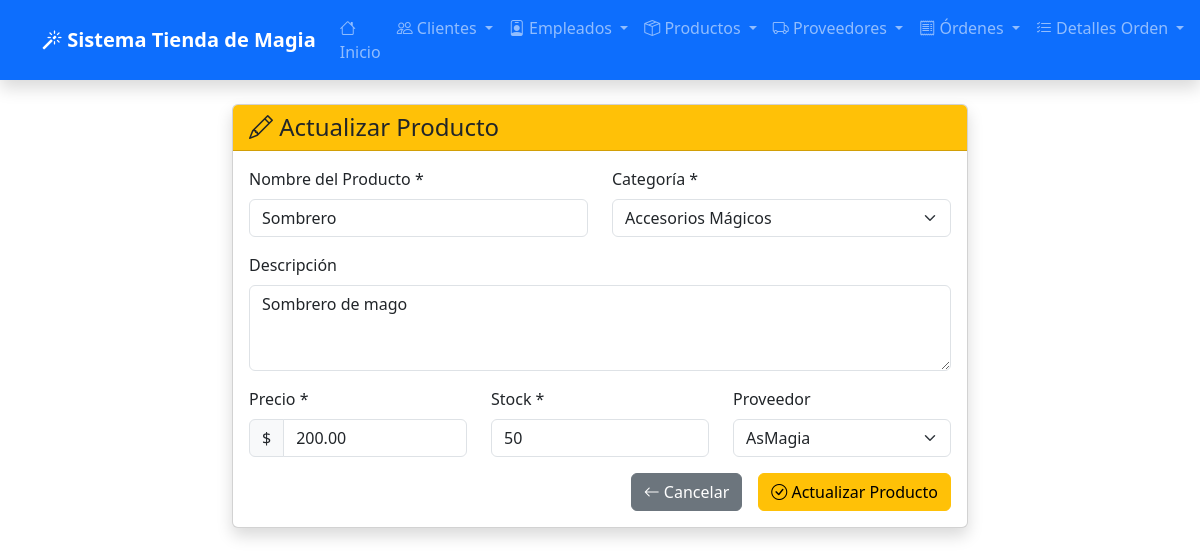
/productos/actualizar/1/, run on the app's committed database.
### app_TiendadeMagia/models.py (models this page shows, shortened)
class Producto(models.Model):
    CATEGORIAS = [
        ('varitas', 'Varitas Mágicas'),
        ('pociones', 'Pociones'),
        ('libros', 'Libros de Hechizos'),
        ('accesorios', 'Accesorios Mágicos'),
        ('ingredientes', 'Ingredientes Mágicos'),
    ]
    nombre = models.CharField(max_length=255)
    descripcion = models.TextField(blank=True, null=True)
    categoria = models.CharField(max_length=100, choices=CATEGORIAS)
    precio = models.DecimalField(max_digits=10, decimal_places=2)
    proveedor = models.ForeignKey(Proveedor, on_delete=models.SET_NULL, null=True, blank=True)
    fecha_ingreso = models.DateField(auto_now_add=True)
    stock = models.IntegerField(default=0)

class Proveedor(models.Model):
    nombre = models.CharField(max_length=255)
    contacto = models.CharField(max_length=255)
    telefono = models.CharField(max_length=20)
    email = models.EmailField()
    direccion = models.TextField()
    fecha_registro = models.DateField(auto_now_add=True)

### app_TiendadeMagia/views.py (the view, shortened to what this page needs)
# urls.py: path('productos/actualizar/<int:id>/', views.actualizar_producto, name='actualizar_producto'),
def actualizar_producto(request, id):
    producto = get_object_or_404(Producto, id=id)
    proveedores = Proveedor.objects.all()
    return render(request, 'app_TiendadeMagia/producto/actualizar_producto.html', {
        'producto': producto,
        'proveedores': proveedores
    })

### app_TiendadeMagia/templates/app_TiendadeMagia/producto/actualizar_producto.html (shortened to what this page needs)
<!DOCTYPE html>
<html lang="es">
<head>
    <link href="https://cdn.jsdelivr.net/npm/bootstrap@5.3.0/dist/css/bootstrap.min.css" rel="stylesheet">
    <link href="https://cdn.jsdelivr.net/npm/bootstrap-icons@1.10.0/font/bootstrap-icons.css" rel="stylesheet">
</head>
<body>
    {% include 'app_TiendadeMagia/navbar.html' %}
    <div class="container mt-4">
        <div class="row justify-content-center">
            <div class="col-md-8">
                <div class="card shadow">
                    <div class="card-header bg-warning text-dark">
                        <h4 class="mb-0">
                            <i class="bi bi-pencil"></i> Actualizar Producto
                        </h4>
                    </div>
                    <div class="card-body">
                        <form method="POST">
                            <div class="row">
                                <div class="col-md-6 mb-3">
                                    <label for="nombre" class="form-label">Nombre del Producto *</label>
                                    <input type="text" class="form-control" id="nombre" name="nombre"
                                           value="{{ producto.nombre }}" required>
                                </div>
                                <div class="col-md-6 mb-3">
                                    <label for="categoria" class="form-label">Categoría *</label>
                                    <select class="form-select" id="categoria" name="categoria" required>
                                        <option value="accesorios" {% if producto.categoria == 'accesorios' %}selected{% endif %}>Accesorios Mágicos</option>
                                    </select>
                                </div>
                            </div>
                            <div class="mb-3">
                                <label for="descripcion" class="form-label">Descripción</label>
                                <textarea class="form-control" id="descripcion" name="descripcion" rows="3">{{ producto.descripcion }}</textarea>
                            </div>
                            <div class="row">
                                <div class="col-md-4 mb-3">
                                    <label for="precio" class="form-label">Precio *</label>
                                    <div class="input-group">
                                        <span class="input-group-text">$</span>
                                        <input type="number" class="form-control" id="precio" name="precio"
                                               value="{{ producto.precio }}" step="0.01" min="0" required>
                                    </div>
                                </div>
                                <div class="col-md-4 mb-3">
                                    <label for="stock" class="form-label">Stock *</label>
                                    <input type="number" class="form-control" id="stock" name="stock"
                                           value="{{ producto.stock }}" min="0" required>
                                </div>
                                <div class="col-md-4 mb-3">
                                    <label for="proveedor" class="form-label">Proveedor</label>
                                    <select class="form-select" id="proveedor" name="proveedor">
                                        {% for proveedor in proveedores %}
                                        <option value="{{ proveedor.id }}"
                                                {% if producto.proveedor and producto.proveedor.id == proveedor.id %}selected{% endif %}>
                                            {{ proveedor.nombre }}
                                        </option>
                                        {% endfor %}
                                    </select>
                                </div>
                            </div>
                            <div class="d-grid gap-2 d-md-flex justify-content-md-end">
                                <a href="{% url 'ver_productos' %}" class="btn btn-secondary me-md-2">
                                    <i class="bi bi-arrow-left"></i> Cancelar
                                </a>
                                <button type="submit" class="btn btn-warning">
                                    <i class="bi bi-check-circle"></i> Actualizar Producto
                                </button>
                            </div>
                        </form>
                    </div>
                </div>
            </div>
        </div>
    </div>
</body>
</html>

### data on the page
Producto: nombre "Sombrero", categoria "Accesorios Mágicos", descripcion "Sombrero de mago", precio "200.00", stock "50", proveedor "AsMagia"
